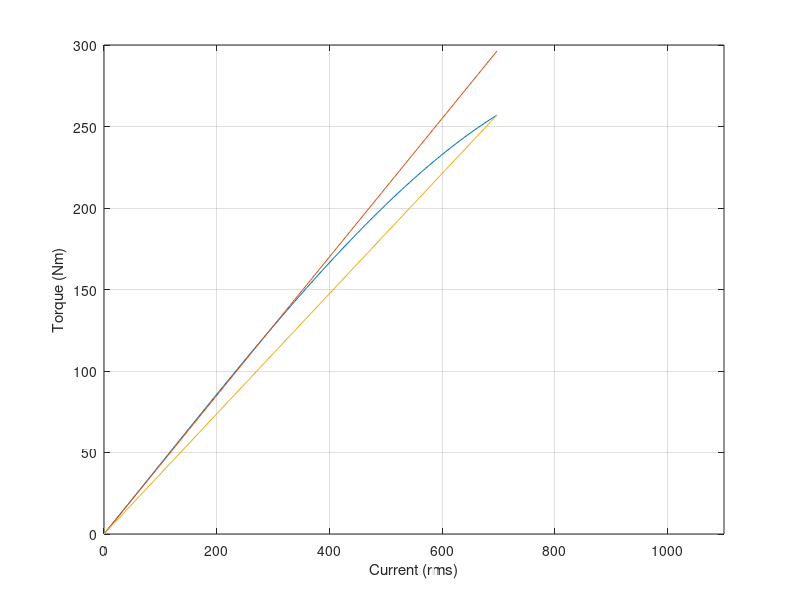
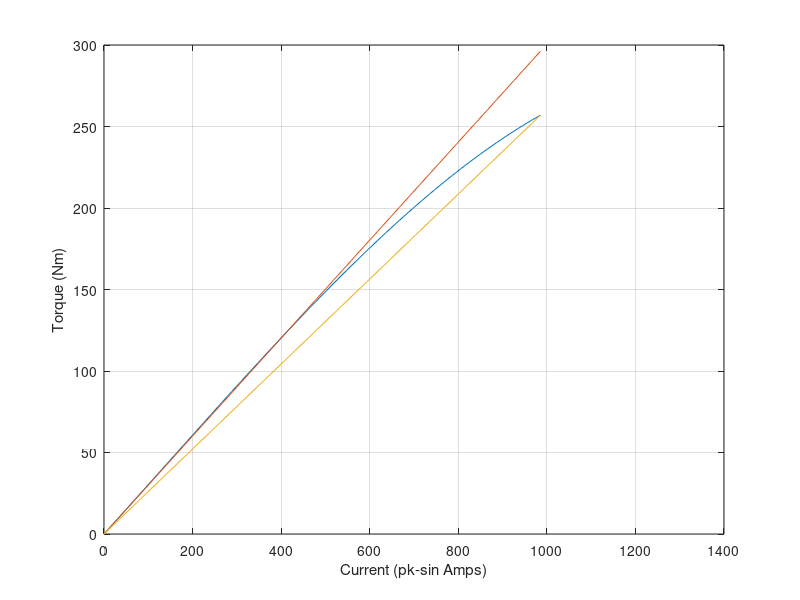

Source code (MATLAB) for these figures, in order:

Ipk = 987.1;
Tpk = 308.64;
kt = 0.366;
x2 = 493.6;   % stall current continuous
y2 = 178.47;  % stall torque continiuous

Ipk = 697;
Tpk = 256.96;
kt = 0.425;
x2 = 348.5;   % stall current continuous
y2 = 146.67;  % stall torque continiuous
% let's try another cubic!
%x1 = Ipk;
%y1 = Tpk;
%b = (y2+x2^3/x1^3*(kt*x1-y1)-kt*x2)/(x2^2-x2^3/x1);
%a = 1/x1^3*(y1-kt*x1-b*x1^2);
b = (y2+x2^3/Ipk^3*(kt*Ipk-Tpk)-kt*x2)/(x2^2-x2^3/Ipk);
a = 1/Ipk^3*(Tpk-kt*Ipk-b*Ipk^2);

I = linspace(0,Ipk,100);
T = a*I.^3+b*I.^2+kt*I;

Ip = I*sqrt(2);
%T2 = a/2/sqrt(2)*Ip.^3+b/2*Ip.^2+kt/sqrt(2)*Ip;
a = a/2/sqrt(2);
b = b/2;
c = kt/sqrt(2);

figure
plot(I,T,I,I.*kt,[0 Ipk], [0 Tpk])
grid on
xlim([0 1100])
xlabel('Current (rms)')
ylabel('Torque (Nm)')


figure
plot(Ip,T,Ip,Ip.*kt/sqrt(2),[0 Ipk*sqrt(2)], [0 Tpk])
grid on
xlim([0 1400])
xlabel('Current (pk-sin Amps)')
ylabel('Torque (Nm)')

%% Assume: T = aI^2 + bx 
%a = (Tpk-kt*Ipk)/Ipk^2;
%b = kt;
%
%I = linspace(0,Ipk,100);
%
%T = a*I.^2 + b*I;
%
%plot(I,T,I,I.*kt)
%grid on
%xlim([0 1100])
%

%
%% let's try a cubic
%
%
%x2 = 420;
%
%a = (2*y1-2*kt*x1)./(2*x1^3-3*x2*x1^2);
%b = -3/2*a*x2;
%
%T = a*I.^3+b*I.^2+kt*I;
%
%figure
%plot(I,T,I,I.*kt)
%grid on
%xlim([0 1100])
%
%
%
%%p = polyfit([0 x1 x2],[0 y1 y2],2);
%%T = polyval(p,I);
%
%figure
%plot(I,T,I,I.*kt)
%grid on
%xlim([0 1100])